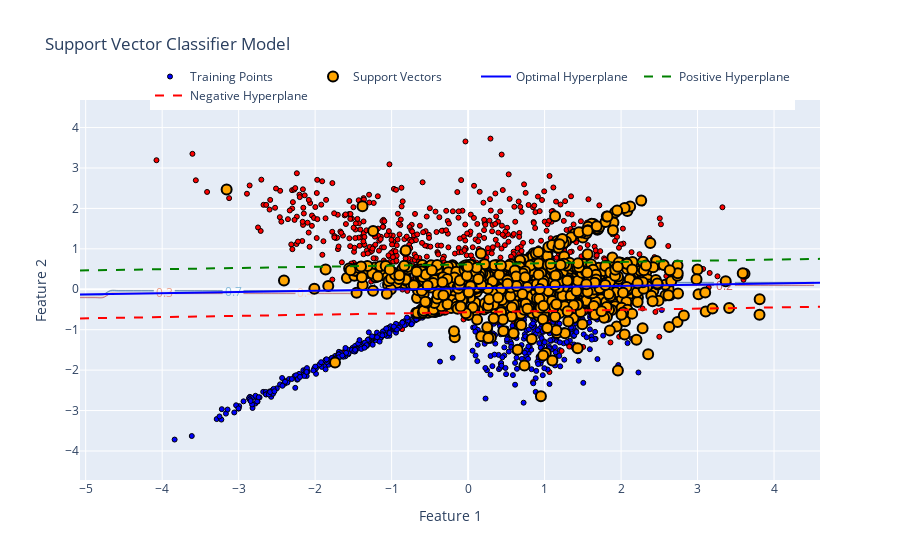

This figure's notebook cell:
### Markdown cell above
## Visualization of SVC 
*Visuals are captured before Hyperparameter Tunning

### Code cell
import plotly.graph_objects as go
import numpy as np
from sklearn.svm import SVC

# Create a meshgrid of points
x_min, x_max = X_test[:, 0].min() - 1, X_test[:, 0].max() + 1
y_min, y_max = X_test[:, 1].min() - 1, X_test[:, 1].max() + 1
xx, yy = np.meshgrid(np.arange(x_min, x_max, 0.1), np.arange(y_min, y_max, 0.1))

# Predict the decision boundary
Z = svc.predict(np.c_[xx.ravel(), yy.ravel()])
Z = Z.reshape(xx.shape)

# Create a contour plot of the decision boundary
contour = go.Contour(
    x=xx[0],
    y=yy[:, 0],
    z=Z,
    colorscale='RdBu',  # RdBu colorscale
    showscale=False,
    opacity=0.8,
    contours=dict(
        coloring='lines',
        showlabels=True,
        labelfont=dict(size=12)
    ),
    name='Decision Boundary'
)

# Create a scatter plot of the training points
scatter = go.Scatter(
    x=X_test[:, 0],
    y=X_test[:, 1],
    mode='markers',
    marker=dict(
        size=5,
        color=y_test,
        colorscale='Picnic',  # Picnic colorscale
        showscale=False,
        line=dict(width=1, color='black')
    ),
    name='Training Points'
)

# Create a scatter plot of the support vectors
support_vectors = svc.support_vectors_
scatter_sv = go.Scatter(
    x=support_vectors[:, 0],
    y=support_vectors[:, 1],
    mode='markers',
    marker=dict(
        size=10,
        color='orange',  # orange
        symbol='circle',
        line=dict(width=2, color='black')
    ),
    name='Support Vectors'
)

# Create a line plot of the optimal hyperplane
w = svc.coef_[0]
a = -w[0] / w[1]
xx_opt = np.linspace(x_min, x_max)
yy_opt = a * xx_opt - svc.intercept_[0] / w[1]
line_opt = go.Scatter(
    x=xx_opt,
    y=yy_opt,
    mode='lines',
    line=dict(width=2, color='blue'),  # blue
    name='Optimal Hyperplane'
)

# Create a line plot of the positive hyperplane
w = svc.coef_[0]
a = -w[0] / w[1]
xx_pos = np.linspace(x_min, x_max)
yy_pos = a * xx_pos - (svc.intercept_[0] - 1) / w[1]
line_pos = go.Scatter(
    x=xx_pos,
    y=yy_pos,
    mode='lines',
    line=dict(width=2, color='green', dash='dash'),  # green
    name='Positive Hyperplane'
)

# Create a line plot of the negative hyperplane
w = svc.coef_[0]
a = -w[0] / w[1]
xx_neg = np.linspace(x_min, x_max)
yy_neg = a * xx_neg - (svc.intercept_[0] + 1) / w[1]
line_neg = go.Scatter(
    x=xx_neg,
    y=yy_neg,
    mode='lines',
    line=dict(width=2, color='red', dash='dash'),  # red
    name='Negative Hyperplane'
)

# Create the figure
fig = go.Figure(data=[contour, scatter, scatter_sv, line_opt, line_pos, line_neg])


# Update the layout
fig.update_layout(
    title='Support Vector Classifier Model',
    xaxis=dict(title='Feature 1'),
    yaxis=dict(title='Feature 2'),
    legend=dict(x=0.1, y=1.1, orientation='h')
)

# Show the figure
fig.show()

### Figure 1 — Plotly figure (JSON) as saved in the notebook; plotly's stock layout.template omitted (floating-point values rounded to 4 significant figures; data arrays with more than 128 entries replaced by an {"elided": "..."} marker saying what was removed)
{"data": [{"colorscale": [[0, "rgb(103,0,31)"], [0.1, "rgb(178,24,43)"], [0.2, "rgb(214,96,77)"], [0.3, "rgb(244,165,130)"], [0.4, "rgb(253,219,199)"], [0.5, "rgb(247,247,247)"], [0.6, "rgb(209,229,240)"], [0.7, "rgb(146,197,222)"], [0.8, "rgb(67,147,195)"], [0.9, "rgb(33,102,172)"], [1, "rgb(5,48,97)"]], "contours": {"coloring": "lines", "labelfont": {"size": 12}, "showlabels": true}, "name": "Decision Boundary", "opacity": 0.8, "showscale": false, "type": "contour", "x": [-5.074, -4.974, -4.874, -4.774, -4.674, -4.574, -4.474, -4.374, -4.274, -4.174, -4.074, -3.974, -3.874, -3.774, -3.674, -3.574, -3.474, -3.374, -3.274, -3.174, -3.074, -2.974, -2.874, -2.774, -2.674, -2.574, -2.474, -2.374, -2.274, -2.174, -2.074, -1.974, -1.874, -1.774, -1.674, -1.574, -1.474, -1.374, -1.274, -1.174, -1.074, -0.9743, -0.8743, -0.7743, -0.6743, -0.5743, -0.4743, -0.3743, -0.2743, -0.1743, -0.0743, 0.0257, 0.1257, 0.2257, 0.3257, 0.4257, 0.5257, 0.6257, 0.7257, 0.8257, 0.9257, 1.026, 1.126, 1.226, 1.326, 1.426, 1.526, 1.626, 1.726, 1.826, 1.926, 2.026, 2.126, 2.226, 2.326, 2.426, 2.526, 2.626, 2.726, 2.826, 2.926, 3.026, 3.126, 3.226, 3.326, 3.426, 3.526, 3.626, 3.726, 3.826, 3.926, 4.026, 4.126, 4.226, 4.326, 4.426, 4.526], "y": [-4.718, -4.618, -4.518, -4.418, -4.318, -4.218, -4.118, -4.018, -3.918, -3.818, -3.718, -3.618, -3.518, -3.418, -3.318, -3.218, -3.118, -3.018, -2.918, -2.818, -2.718, -2.618, -2.518, -2.418, -2.318, -2.218, -2.118, -2.018, -1.918, -1.818, -1.718, -1.618, -1.518, -1.418, -1.318, -1.218, -1.118, -1.018, -0.9182, -0.8182, -0.7182, -0.6182, -0.5182, -0.4182, -0.3182, -0.2182, -0.1182, -0.01819, 0.08181, 0.1818, 0.2818, 0.3818, 0.4818, 0.5818, 0.6818, 0.7818, 0.8818, 0.9818, 1.082, 1.182, 1.282, 1.382, 1.482, 1.582, 1.682, 1.782, 1.882, 1.982, 2.082, 2.182, 2.282, 2.382, 2.482, 2.582, 2.682, 2.782, 2.882, 2.982, 3.082, 3.182, 3.282, 3.382, 3.482, 3.582, 3.682, 3.782, 3.882, 3.982, 4.082, 4.182, 4.282, 4.382, 4.482, 4.582, 4.682], "z": {"elided": "95x97 int values"}}, {"marker": {"color": {"elided": "1250 int values"}, "colorscale": [[0, "rgb(0,0,255)"], [0.1, "rgb(51,153,255)"], [0.2, "rgb(102,204,255)"], [0.3, "rgb(153,204,255)"], [0.4, "rgb(204,204,255)"], [0.5, "rgb(255,255,255)"], [0.6, "rgb(255,204,255)"], [0.7, "rgb(255,153,255)"], [0.8, "rgb(255,102,204)"], [0.9, "rgb(255,102,102)"], [1, "rgb(255,0,0)"]], "line": {"color": "black", "width": 1}, "showscale": false, "size": 5}, "mode": "markers", "name": "Training Points", "type": "scatter", "x": {"elided": "1250 float values"}, "y": {"elided": "1250 float values"}}, {"marker": {"color": "orange", "line": {"color": "black", "width": 2}, "size": 10, "symbol": "circle"}, "mode": "markers", "name": "Support Vectors", "type": "scatter", "x": {"elided": "1164 float values"}, "y": {"elided": "1164 float values"}}, {"line": {"color": "blue", "width": 2}, "mode": "lines", "name": "Optimal Hyperplane", "type": "scatter", "x": [-5.074, -4.877, -4.679, -4.482, -4.285, -4.087, -3.89, -3.692, -3.495, -3.297, -3.1, -2.902, -2.705, -2.507, -2.31, -2.113, -1.915, -1.718, -1.52, -1.323, -1.125, -0.9278, -0.7304, -0.5329, -0.3355, -0.138, 0.05942, 0.2569, 0.4543, 0.6518, 0.8492, 1.047, 1.244, 1.442, 1.639, 1.836, 2.034, 2.231, 2.429, 2.626, 2.824, 3.021, 3.219, 3.416, 3.614, 3.811, 4.008, 4.206, 4.403, 4.601], "y": [-0.1278, -0.1219, -0.116, -0.1102, -0.1043, -0.09841, -0.09254, -0.08666, -0.08079, -0.07492, -0.06904, -0.06317, -0.05729, -0.05142, -0.04554, -0.03967, -0.03379, -0.02792, -0.02204, -0.01617, -0.01029, -0.004417, 0.001457, 0.007332, 0.01321, 0.01908, 0.02496, 0.03083, 0.03671, 0.04258, 0.04846, 0.05433, 0.06021, 0.06608, 0.07196, 0.07783, 0.08371, 0.08958, 0.09545, 0.1013, 0.1072, 0.1131, 0.119, 0.1248, 0.1307, 0.1366, 0.1425, 0.1483, 0.1542, 0.1601]}, {"line": {"color": "green", "dash": "dash", "width": 2}, "mode": "lines", "name": "Positive Hyperplane", "type": "scatter", "x": [-5.074, -4.877, -4.679, -4.482, -4.285, -4.087, -3.89, -3.692, -3.495, -3.297, -3.1, -2.902, -2.705, -2.507, -2.31, -2.113, -1.915, -1.718, -1.52, -1.323, -1.125, -0.9278, -0.7304, -0.5329, -0.3355, -0.138, 0.05942, 0.2569, 0.4543, 0.6518, 0.8492, 1.047, 1.244, 1.442, 1.639, 1.836, 2.034, 2.231, 2.429, 2.626, 2.824, 3.021, 3.219, 3.416, 3.614, 3.811, 4.008, 4.206, 4.403, 4.601], "y": [0.4646, 0.4705, 0.4764, 0.4822, 0.4881, 0.494, 0.4999, 0.5057, 0.5116, 0.5175, 0.5234, 0.5292, 0.5351, 0.541, 0.5469, 0.5527, 0.5586, 0.5645, 0.5704, 0.5762, 0.5821, 0.588, 0.5939, 0.5997, 0.6056, 0.6115, 0.6174, 0.6232, 0.6291, 0.635, 0.6409, 0.6467, 0.6526, 0.6585, 0.6644, 0.6702, 0.6761, 0.682, 0.6879, 0.6937, 0.6996, 0.7055, 0.7114, 0.7172, 0.7231, 0.729, 0.7349, 0.7407, 0.7466, 0.7525]}, {"line": {"color": "red", "dash": "dash", "width": 2}, "mode": "lines", "name": "Negative Hyperplane", "type": "scatter", "x": [-5.074, -4.877, -4.679, -4.482, -4.285, -4.087, -3.89, -3.692, -3.495, -3.297, -3.1, -2.902, -2.705, -2.507, -2.31, -2.113, -1.915, -1.718, -1.52, -1.323, -1.125, -0.9278, -0.7304, -0.5329, -0.3355, -0.138, 0.05942, 0.2569, 0.4543, 0.6518, 0.8492, 1.047, 1.244, 1.442, 1.639, 1.836, 2.034, 2.231, 2.429, 2.626, 2.824, 3.021, 3.219, 3.416, 3.614, 3.811, 4.008, 4.206, 4.403, 4.601], "y": [-0.7202, -0.7143, -0.7084, -0.7026, -0.6967, -0.6908, -0.6849, -0.6791, -0.6732, -0.6673, -0.6614, -0.6556, -0.6497, -0.6438, -0.6379, -0.6321, -0.6262, -0.6203, -0.6144, -0.6086, -0.6027, -0.5968, -0.5909, -0.5851, -0.5792, -0.5733, -0.5674, -0.5616, -0.5557, -0.5498, -0.5439, -0.5381, -0.5322, -0.5263, -0.5204, -0.5146, -0.5087, -0.5028, -0.4969, -0.4911, -0.4852, -0.4793, -0.4734, -0.4676, -0.4617, -0.4558, -0.4499, -0.4441, -0.4382, -0.4323]}], "layout": {"legend": {"orientation": "h", "x": 0.1, "y": 1.1}, "title": {"text": "Support Vector Classifier Model"}, "xaxis": {"title": {"text": "Feature 1"}}, "yaxis": {"title": {"text": "Feature 2"}}}}
